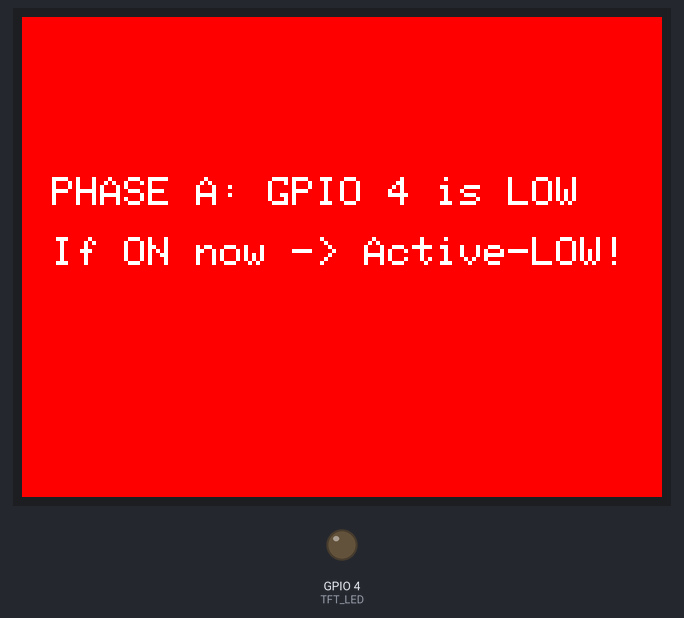
Bench run of a sketch on a simulated ESP32-S3. On the bench: 320×240 colour display, output pins drawn as LEDs (lit = HIGH). What the sketch prints to the serial monitor is not drawn.

Above: at 0.8 s.
At 3.9 s:
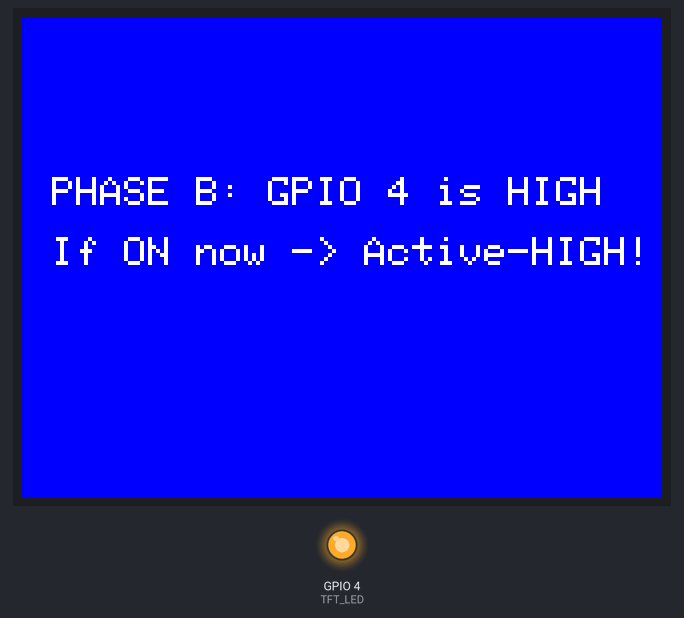
Timing chart, 0 to 128.7 s (numbered marks = the images above):
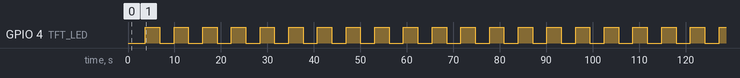

The sketch:

05_central_hub_ili9341_test.ino
```cpp
/**
 * @file 05_central_hub_ili9341_test.ino
 * @brief Standalone Hardware Diagnostic: Central Hub 2.8" SPI TFT Verification
 *        Includes Automatic Backlight Polarity Detector (Active-LOW vs Active-HIGH).
 *
 * Target Board: ESP32-S3-DevKitC-1 N16R8
 * Wiring Check (SPI2 Hardware Bus):
 *   - TFT CS:    GPIO 10
 *   - TFT RESET: GPIO 14
 *   - TFT DC/RS: GPIO 13
 *   - TFT MOSI:  GPIO 11
 *   - TFT SCK:   GPIO 12
 *   - TFT VCC:   5V (or 3.3V if J1 is closed)
 *   - TFT GND:   GND
 *   - TFT LED:   GPIO 4 (Backlight control)
 */

#include <Arduino.h>
#include <SPI.h>
#include <Adafruit_GFX.h>
#include <Adafruit_ILI9341.h>

#define TFT_CS    10
#define TFT_DC    13
#define TFT_MOSI  11
#define TFT_CLK   12
#define TFT_RST   14
#define TFT_LED   4   // GPIO 4 drives the display backlight

// Hardware SPI constructor
Adafruit_ILI9341 tft = Adafruit_ILI9341(&SPI, TFT_DC, TFT_CS, TFT_RST);

void setup() {
    Serial.begin(115200);
    while (!Serial && millis() < 2500);
    delay(400);

    Serial.println("\n==============================================");
    Serial.println("  ESP32-S3 2.8\" SPI TFT BACKLIGHT DIAGNOSTIC  ");
    Serial.println("==============================================");

    // Initialize Backlight pin
    pinMode(TFT_LED, OUTPUT);
    digitalWrite(TFT_LED, LOW); // Start LOW

    // Initialize Hardware SPI bus with custom pins on ESP32-S3
    SPI.begin(TFT_CLK, -1, TFT_MOSI, TFT_CS);
    tft.begin();
    tft.setRotation(1); // Landscape mode 320x240

    // Fill screen with bright YELLOW initially so it is unmistakable when lit
    tft.fillScreen(ILI9341_YELLOW);
    tft.setTextColor(ILI9341_BLACK);
    tft.setTextSize(3);
    tft.setCursor(20, 90);
    tft.print("DISPLAY WORKING!");

    Serial.println("✅ SPI graphics drawn in RAM. Starting Backlight Toggle Test...\n");
}

int cycle = 0;

void loop() {
    cycle++;
    Serial.printf("----------------- TEST CYCLE #%d -----------------\n", cycle);

    // =========================================================================
    // TEST PHASE A: Drive GPIO 4 LOW (0V / GND) - Active-LOW Check
    // =========================================================================
    digitalWrite(TFT_LED, LOW);
    tft.fillScreen(ILI9341_RED);
    tft.setTextColor(ILI9341_WHITE);
    tft.setTextSize(2);
    tft.setCursor(15, 80);
    tft.print("PHASE A: GPIO 4 is LOW");
    tft.setCursor(15, 110);
    tft.print("If ON now -> Active-LOW!");

    Serial.println("💡 [PHASE A] GPIO 4 set to LOW (0V / GND) for 3 seconds...");
    Serial.println("   --> Look at screen: Is the RED screen glowing right now?");
    delay(3000);

    // =========================================================================
    // TEST PHASE B: Drive GPIO 4 HIGH (3.3V) - Active-HIGH Check
    // =========================================================================
    digitalWrite(TFT_LED, HIGH);
    tft.fillScreen(ILI9341_BLUE);
    tft.setTextColor(ILI9341_WHITE);
    tft.setTextSize(2);
    tft.setCursor(15, 80);
    tft.print("PHASE B: GPIO 4 is HIGH");
    tft.setCursor(15, 110);
    tft.print("If ON now -> Active-HIGH!");

    Serial.println("💡 [PHASE B] GPIO 4 set to HIGH (3.3V) for 3 seconds...");
    Serial.println("   --> Look at screen: Is the BLUE screen glowing right now?");
    delay(3000);
}
```

Measured:
- by itself, GPIO 4 (TFT_LED): alternates HIGH for 3.1 s and LOW for 3.1 s
- what the display in image 0 shows lasts 3.1 s, from 0.7 s to 3.8 s
